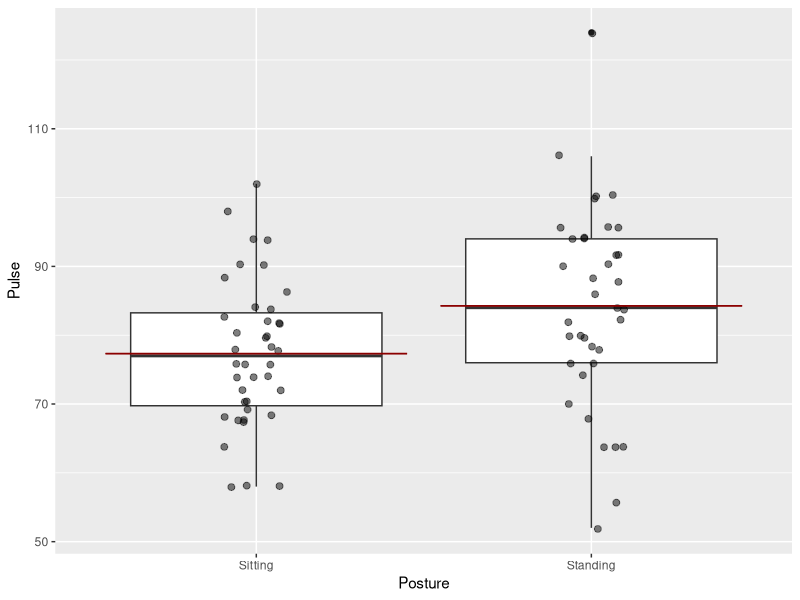
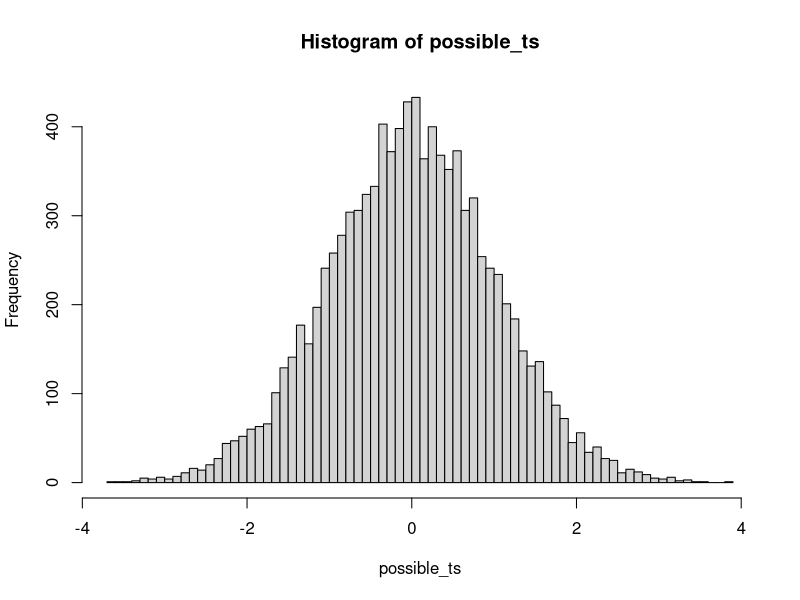
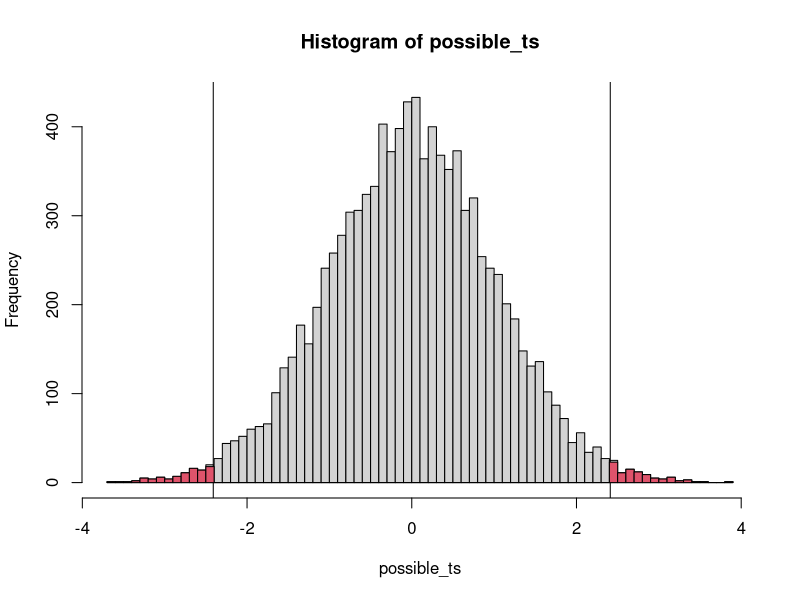

These figures' R source, in order:
## ---- chunk 1
pulse_data <- read.csv('Pulse experiment response.csv')
## ---- chunk 2
set.seed(1)
library(ggplot2)
ggplot(pulse_data,aes(x=Posture,y=Pulse)) + geom_boxplot() + geom_jitter(size=2,width = .1,alpha = 0.5)  +
     stat_summary(fun.y='mean', colour="darkred", geom="errorbar", aes(ymax = ..y.., ymin = ..y..))
## ---- chunk 3
standing_obs = subset(pulse_data,Posture == 'Standing')$Pulse
sitting_obs = subset(pulse_data,Posture == 'Sitting')$Pulse
t_test = t.test(standing_obs, sitting_obs, paired = F, var.equal = T)
t_test
## ---- chunk 4
ybar_1 = mean(standing_obs)
ybar_2 = mean(sitting_obs)
delta = ybar_1 - ybar_2
delta
## ---- chunk 5
n1 = sum(pulse_data$Posture == 'Standing')
n2 = sum(pulse_data$Posture == 'Sitting')
s2_1 = var(standing_obs)
s2_2 = var(sitting_obs)

# pooled estimate of population variance (assuming both pops have same variance)
# pooling counts each individual equally
s2 = ((n1-1)*s2_1 + (n2-1)*s2_2)/(n1+n2-2)

# use pooled s2 to estimate SED
SED = sqrt(s2/n1 + s2/n2)
SED
## ---- chunk 6
t_hat = delta / SED
t_hat
## ---- chunk 7
possible_ts = rt(10000,df=n1-1 + n2-1)  # degrees of freedom = (sitting's df + standing's df)
hist(possible_ts,breaks=100)
hist(possible_ts,breaks=100)
abline(v=c(-1,1)*t_hat) # mark our t_hat from the data
hist(possible_ts[abs(possible_ts) > t_hat],breaks=100,add=T,col=2) # color all those possible t's greater than our observed
## ---- chunk 8
mean(abs(possible_ts) > t_hat)
## ---- chunk 9
2 * pt(t_hat,df = (n1-1)+(n2-1),lower.tail = FALSE)
